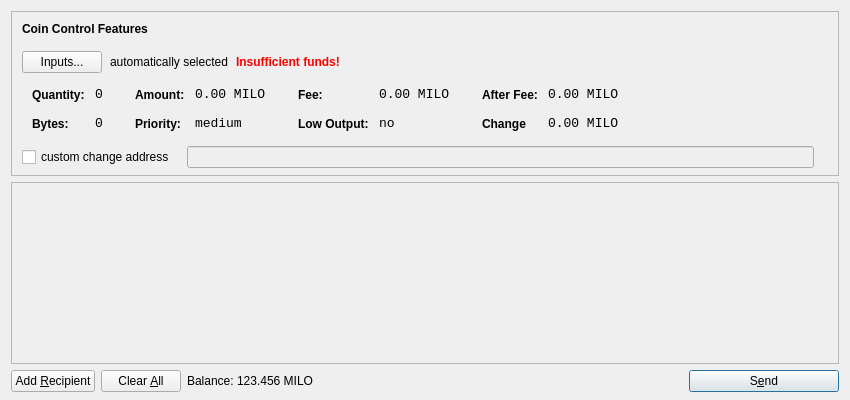
<?xml version="1.0" encoding="UTF-8"?>
<ui version="4.0">
 <class>SendCoinsDialog</class>
 <widget class="QDialog" name="SendCoinsDialog">
  <property name="geometry">
   <rect>
    <x>0</x>
    <y>0</y>
    <width>850</width>
    <height>400</height>
   </rect>
  </property>
  <property name="windowTitle">
   <string>Send Coins</string>
  </property>
  <layout class="QVBoxLayout" name="verticalLayout" stretch="0,1,0">
   <property name="bottomMargin">
    <number>8</number>
   </property>
   <item>
    <widget class="QFrame" name="frameCoinControl">
     <property name="sizePolicy">
      <sizepolicy hsizetype="Expanding" vsizetype="Expanding">
       <horstretch>0</horstretch>
       <verstretch>0</verstretch>
      </sizepolicy>
     </property>
     <property name="maximumSize">
      <size>
       <width>16777215</width>
       <height>16777215</height>
      </size>
     </property>
     <property name="frameShape">
      <enum>QFrame::StyledPanel</enum>
     </property>
     <property name="frameShadow">
      <enum>QFrame::Sunken</enum>
     </property>
     <layout class="QVBoxLayout" name="verticalLayoutCoinControl2">
      <property name="spacing">
       <number>-1</number>
      </property>
      <property name="leftMargin">
       <number>0</number>
      </property>
      <property name="topMargin">
       <number>0</number>
      </property>
      <property name="rightMargin">
       <number>0</number>
      </property>
      <property name="bottomMargin">
       <number>6</number>
      </property>
      <item>
       <layout class="QVBoxLayout" name="verticalLayoutCoinControl" stretch="0,0,0,0,1">
        <property name="spacing">
         <number>0</number>
        </property>
        <property name="leftMargin">
         <number>10</number>
        </property>
        <property name="topMargin">
         <number>10</number>
        </property>
        <item>
         <layout class="QHBoxLayout" name="horizontalLayoutCoinControl1">
          <property name="bottomMargin">
           <number>15</number>
          </property>
          <item>
           <widget class="QLabel" name="labelCoinControlFeatures">
            <property name="sizePolicy">
             <sizepolicy hsizetype="Preferred" vsizetype="Maximum">
              <horstretch>0</horstretch>
              <verstretch>0</verstretch>
             </sizepolicy>
            </property>
            <property name="font">
             <font>
              <weight>75</weight>
              <bold>true</bold>
             </font>
            </property>
            <property name="styleSheet">
             <string notr="true">font-weight:bold;</string>
            </property>
            <property name="text">
             <string>Coin Control Features</string>
            </property>
           </widget>
          </item>
         </layout>
        </item>
        <item>
         <layout class="QHBoxLayout" name="horizontalLayoutCoinControl2" stretch="0,0,0,0">
          <property name="spacing">
           <number>8</number>
          </property>
          <property name="bottomMargin">
           <number>10</number>
          </property>
          <item>
           <widget class="QPushButton" name="pushButtonCoinControl">
            <property name="styleSheet">
             <string notr="true"/>
            </property>
            <property name="text">
             <string>Inputs...</string>
            </property>
           </widget>
          </item>
          <item>
           <widget class="QLabel" name="labelCoinControlAutomaticallySelected">
            <property name="text">
             <string>automatically selected</string>
            </property>
            <property name="margin">
             <number>5</number>
            </property>
           </widget>
          </item>
          <item>
           <widget class="QLabel" name="labelCoinControlInsuffFunds">
            <property name="font">
             <font>
              <weight>75</weight>
              <bold>true</bold>
             </font>
            </property>
            <property name="styleSheet">
             <string notr="true">color:red;font-weight:bold;</string>
            </property>
            <property name="text">
             <string>Insufficient funds!</string>
            </property>
            <property name="margin">
             <number>5</number>
            </property>
           </widget>
          </item>
          <item>
           <spacer name="horizontalSpacerCoinControl">
            <property name="orientation">
             <enum>Qt::Horizontal</enum>
            </property>
            <property name="sizeHint" stdset="0">
             <size>
              <width>40</width>
              <height>1</height>
             </size>
            </property>
           </spacer>
          </item>
         </layout>
        </item>
        <item>
         <widget class="QWidget" name="widgetCoinControl" native="true">
          <property name="sizePolicy">
           <sizepolicy hsizetype="Preferred" vsizetype="Preferred">
            <horstretch>0</horstretch>
            <verstretch>0</verstretch>
           </sizepolicy>
          </property>
          <property name="minimumSize">
           <size>
            <width>0</width>
            <height>0</height>
           </size>
          </property>
          <property name="styleSheet">
           <string notr="true"/>
          </property>
          <layout class="QHBoxLayout" name="horizontalLayoutCoinControl5">
           <property name="margin">
            <number>0</number>
           </property>
           <item>
            <layout class="QHBoxLayout" name="horizontalLayoutCoinControl3" stretch="0,0,0,1">
             <property name="spacing">
              <number>20</number>
             </property>
             <property name="topMargin">
              <number>0</number>
             </property>
             <property name="bottomMargin">
              <number>10</number>
             </property>
             <item>
              <layout class="QFormLayout" name="formLayoutCoinControl1">
               <property name="horizontalSpacing">
                <number>10</number>
               </property>
               <property name="verticalSpacing">
                <number>14</number>
               </property>
               <property name="leftMargin">
                <number>10</number>
               </property>
               <property name="topMargin">
                <number>4</number>
               </property>
               <property name="rightMargin">
                <number>6</number>
               </property>
               <item row="0" column="0">
                <widget class="QLabel" name="labelCoinControlQuantityText">
                 <property name="styleSheet">
                  <string notr="true">font-weight:bold;</string>
                 </property>
                 <property name="text">
                  <string>Quantity:</string>
                 </property>
                 <property name="margin">
                  <number>0</number>
                 </property>
                </widget>
               </item>
               <item row="0" column="1">
                <widget class="QLabel" name="labelCoinControlQuantity">
                 <property name="font">
                  <font>
                   <family>Monospace</family>
                   <pointsize>10</pointsize>
                  </font>
                 </property>
                 <property name="cursor">
                  <cursorShape>IBeamCursor</cursorShape>
                 </property>
                 <property name="contextMenuPolicy">
                  <enum>Qt::ActionsContextMenu</enum>
                 </property>
                 <property name="text">
                  <string>0</string>
                 </property>
                 <property name="margin">
                  <number>0</number>
                 </property>
                 <property name="textInteractionFlags">
                  <set>Qt::LinksAccessibleByMouse|Qt::TextSelectableByKeyboard|Qt::TextSelectableByMouse</set>
                 </property>
                </widget>
               </item>
               <item row="1" column="0">
                <widget class="QLabel" name="labelCoinControlBytesText">
                 <property name="styleSheet">
                  <string notr="true">font-weight:bold;</string>
                 </property>
                 <property name="text">
                  <string>Bytes:</string>
                 </property>
                </widget>
               </item>
               <item row="1" column="1">
                <widget class="QLabel" name="labelCoinControlBytes">
                 <property name="font">
                  <font>
                   <family>Monospace</family>
                   <pointsize>10</pointsize>
                  </font>
                 </property>
                 <property name="cursor">
                  <cursorShape>IBeamCursor</cursorShape>
                 </property>
                 <property name="contextMenuPolicy">
                  <enum>Qt::ActionsContextMenu</enum>
                 </property>
                 <property name="text">
                  <string>0</string>
                 </property>
                 <property name="textInteractionFlags">
                  <set>Qt::LinksAccessibleByMouse|Qt::TextSelectableByKeyboard|Qt::TextSelectableByMouse</set>
                 </property>
                </widget>
               </item>
              </layout>
             </item>
             <item>
              <layout class="QFormLayout" name="formLayoutCoinControl2">
               <property name="horizontalSpacing">
                <number>10</number>
               </property>
               <property name="verticalSpacing">
                <number>14</number>
               </property>
               <property name="leftMargin">
                <number>6</number>
               </property>
               <property name="topMargin">
                <number>4</number>
               </property>
               <property name="rightMargin">
                <number>6</number>
               </property>
               <item row="0" column="0">
                <widget class="QLabel" name="labelCoinControlAmountText">
                 <property name="styleSheet">
                  <string notr="true">font-weight:bold;</string>
                 </property>
                 <property name="text">
                  <string>Amount:</string>
                 </property>
                 <property name="margin">
                  <number>0</number>
                 </property>
                </widget>
               </item>
               <item row="0" column="1">
                <widget class="QLabel" name="labelCoinControlAmount">
                 <property name="font">
                  <font>
                   <family>Monospace</family>
                   <pointsize>10</pointsize>
                  </font>
                 </property>
                 <property name="cursor">
                  <cursorShape>IBeamCursor</cursorShape>
                 </property>
                 <property name="contextMenuPolicy">
                  <enum>Qt::ActionsContextMenu</enum>
                 </property>
                 <property name="text">
                  <string>0.00 MILO</string>
                 </property>
                 <property name="textInteractionFlags">
                  <set>Qt::LinksAccessibleByMouse|Qt::TextSelectableByKeyboard|Qt::TextSelectableByMouse</set>
                 </property>
                </widget>
               </item>
               <item row="1" column="0">
                <widget class="QLabel" name="labelCoinControlPriorityText">
                 <property name="styleSheet">
                  <string notr="true">font-weight:bold;</string>
                 </property>
                 <property name="text">
                  <string>Priority:</string>
                 </property>
                </widget>
               </item>
               <item row="1" column="1">
                <widget class="QLabel" name="labelCoinControlPriority">
                 <property name="font">
                  <font>
                   <family>Monospace</family>
                   <pointsize>10</pointsize>
                  </font>
                 </property>
                 <property name="cursor">
                  <cursorShape>IBeamCursor</cursorShape>
                 </property>
                 <property name="contextMenuPolicy">
                  <enum>Qt::ActionsContextMenu</enum>
                 </property>
                 <property name="text">
                  <string>medium</string>
                 </property>
                 <property name="textInteractionFlags">
                  <set>Qt::LinksAccessibleByMouse|Qt::TextSelectableByKeyboard|Qt::TextSelectableByMouse</set>
                 </property>
                </widget>
               </item>
              </layout>
             </item>
             <item>
              <layout class="QFormLayout" name="formLayoutCoinControl3">
               <property name="horizontalSpacing">
                <number>10</number>
               </property>
               <property name="verticalSpacing">
                <number>14</number>
               </property>
               <property name="leftMargin">
                <number>6</number>
               </property>
               <property name="topMargin">
                <number>4</number>
               </property>
               <property name="rightMargin">
                <number>6</number>
               </property>
               <item row="0" column="0">
                <widget class="QLabel" name="labelCoinControlFeeText">
                 <property name="styleSheet">
                  <string notr="true">font-weight:bold;</string>
                 </property>
                 <property name="text">
                  <string>Fee:</string>
                 </property>
                 <property name="margin">
                  <number>0</number>
                 </property>
                </widget>
               </item>
               <item row="0" column="1">
                <widget class="QLabel" name="labelCoinControlFee">
                 <property name="font">
                  <font>
                   <family>Monospace</family>
                   <pointsize>10</pointsize>
                  </font>
                 </property>
                 <property name="cursor">
                  <cursorShape>IBeamCursor</cursorShape>
                 </property>
                 <property name="contextMenuPolicy">
                  <enum>Qt::ActionsContextMenu</enum>
                 </property>
                 <property name="text">
                  <string>0.00 MILO</string>
                 </property>
                 <property name="textInteractionFlags">
                  <set>Qt::LinksAccessibleByMouse|Qt::TextSelectableByKeyboard|Qt::TextSelectableByMouse</set>
                 </property>
                </widget>
               </item>
               <item row="1" column="0">
                <widget class="QLabel" name="labelCoinControlLowOutputText">
                 <property name="styleSheet">
                  <string notr="true">font-weight:bold;</string>
                 </property>
                 <property name="text">
                  <string>Low Output:</string>
                 </property>
                </widget>
               </item>
               <item row="1" column="1">
                <widget class="QLabel" name="labelCoinControlLowOutput">
                 <property name="font">
                  <font>
                   <family>Monospace</family>
                   <pointsize>10</pointsize>
                  </font>
                 </property>
                 <property name="cursor">
                  <cursorShape>IBeamCursor</cursorShape>
                 </property>
                 <property name="contextMenuPolicy">
                  <enum>Qt::ActionsContextMenu</enum>
                 </property>
                 <property name="text">
                  <string>no</string>
                 </property>
                 <property name="textInteractionFlags">
                  <set>Qt::LinksAccessibleByMouse|Qt::TextSelectableByKeyboard|Qt::TextSelectableByMouse</set>
                 </property>
                </widget>
               </item>
              </layout>
             </item>
             <item>
              <layout class="QFormLayout" name="formLayoutCoinControl4">
               <property name="horizontalSpacing">
                <number>10</number>
               </property>
               <property name="verticalSpacing">
                <number>14</number>
               </property>
               <property name="leftMargin">
                <number>6</number>
               </property>
               <property name="topMargin">
                <number>4</number>
               </property>
               <property name="rightMargin">
                <number>6</number>
               </property>
               <item row="0" column="0">
                <widget class="QLabel" name="labelCoinControlAfterFeeText">
                 <property name="styleSheet">
                  <string notr="true">font-weight:bold;</string>
                 </property>
                 <property name="text">
                  <string>After Fee:</string>
                 </property>
                 <property name="margin">
                  <number>0</number>
                 </property>
                </widget>
               </item>
               <item row="0" column="1">
                <widget class="QLabel" name="labelCoinControlAfterFee">
                 <property name="font">
                  <font>
                   <family>Monospace</family>
                   <pointsize>10</pointsize>
                  </font>
                 </property>
                 <property name="cursor">
                  <cursorShape>IBeamCursor</cursorShape>
                 </property>
                 <property name="contextMenuPolicy">
                  <enum>Qt::ActionsContextMenu</enum>
                 </property>
                 <property name="text">
                  <string>0.00 MILO</string>
                 </property>
                 <property name="textInteractionFlags">
                  <set>Qt::LinksAccessibleByMouse|Qt::TextSelectableByKeyboard|Qt::TextSelectableByMouse</set>
                 </property>
                </widget>
               </item>
               <item row="1" column="0">
                <widget class="QLabel" name="labelCoinControlChangeText">
                 <property name="styleSheet">
                  <string notr="true">font-weight:bold;</string>
                 </property>
                 <property name="text">
                  <string>Change</string>
                 </property>
                </widget>
               </item>
               <item row="1" column="1">
                <widget class="QLabel" name="labelCoinControlChange">
                 <property name="font">
                  <font>
                   <family>Monospace</family>
                   <pointsize>10</pointsize>
                  </font>
                 </property>
                 <property name="cursor">
                  <cursorShape>IBeamCursor</cursorShape>
                 </property>
                 <property name="contextMenuPolicy">
                  <enum>Qt::ActionsContextMenu</enum>
                 </property>
                 <property name="text">
                  <string>0.00 MILO</string>
                 </property>
                 <property name="textInteractionFlags">
                  <set>Qt::LinksAccessibleByMouse|Qt::TextSelectableByKeyboard|Qt::TextSelectableByMouse</set>
                 </property>
                </widget>
               </item>
              </layout>
             </item>
            </layout>
           </item>
          </layout>
         </widget>
        </item>
        <item>
         <layout class="QHBoxLayout" name="horizontalLayoutCoinControl4" stretch="0,0,0">
          <property name="spacing">
           <number>12</number>
          </property>
          <property name="sizeConstraint">
           <enum>QLayout::SetDefaultConstraint</enum>
          </property>
          <property name="topMargin">
           <number>5</number>
          </property>
          <property name="rightMargin">
           <number>5</number>
          </property>
          <item>
           <widget class="QCheckBox" name="checkBoxCoinControlChange">
            <property name="text">
             <string>custom change address</string>
            </property>
           </widget>
          </item>
          <item>
           <widget class="QLineEdit" name="lineEditCoinControlChange">
            <property name="enabled">
             <bool>false</bool>
            </property>
            <property name="sizePolicy">
             <sizepolicy hsizetype="Expanding" vsizetype="Fixed">
              <horstretch>0</horstretch>
              <verstretch>0</verstretch>
             </sizepolicy>
            </property>
           </widget>
          </item>
          <item>
           <widget class="QLabel" name="labelCoinControlChangeLabel">
            <property name="sizePolicy">
             <sizepolicy hsizetype="Preferred" vsizetype="Expanding">
              <horstretch>0</horstretch>
              <verstretch>0</verstretch>
             </sizepolicy>
            </property>
            <property name="minimumSize">
             <size>
              <width>0</width>
              <height>0</height>
             </size>
            </property>
            <property name="text">
             <string/>
            </property>
            <property name="margin">
             <number>3</number>
            </property>
           </widget>
          </item>
         </layout>
        </item>
        <item>
         <spacer name="verticalSpacerCoinControl">
          <property name="orientation">
           <enum>Qt::Vertical</enum>
          </property>
          <property name="sizeHint" stdset="0">
           <size>
            <width>800</width>
            <height>1</height>
           </size>
          </property>
         </spacer>
        </item>
       </layout>
      </item>
     </layout>
    </widget>
   </item>
   <item>
    <widget class="QScrollArea" name="scrollArea">
     <property name="widgetResizable">
      <bool>true</bool>
     </property>
     <widget class="QWidget" name="scrollAreaWidgetContents">
      <property name="geometry">
       <rect>
        <x>0</x>
        <y>0</y>
        <width>830</width>
        <height>165</height>
       </rect>
      </property>
      <layout class="QVBoxLayout" name="verticalLayout_2">
       <property name="margin">
        <number>0</number>
       </property>
       <item>
        <layout class="QVBoxLayout" name="entries">
         <property name="spacing">
          <number>6</number>
         </property>
        </layout>
       </item>
       <item>
        <spacer name="verticalSpacer">
         <property name="orientation">
          <enum>Qt::Vertical</enum>
         </property>
         <property name="sizeHint" stdset="0">
          <size>
           <width>20</width>
           <height>40</height>
          </size>
         </property>
        </spacer>
       </item>
      </layout>
     </widget>
    </widget>
   </item>
   <item>
    <layout class="QHBoxLayout" name="horizontalLayout">
     <item>
      <widget class="QPushButton" name="addButton">
       <property name="toolTip">
        <string>Send to multiple recipients at once</string>
       </property>
       <property name="text">
        <string>Add &amp;Recipient</string>
       </property>
       <property name="icon">
        <iconset resource="../bitcoin.qrc">
         <normaloff>:/icons/add</normaloff>:/icons/add</iconset>
       </property>
       <property name="autoDefault">
        <bool>false</bool>
       </property>
      </widget>
     </item>
     <item>
      <widget class="QPushButton" name="clearButton">
       <property name="sizePolicy">
        <sizepolicy hsizetype="Minimum" vsizetype="Fixed">
         <horstretch>0</horstretch>
         <verstretch>0</verstretch>
        </sizepolicy>
       </property>
       <property name="toolTip">
        <string>Remove all transaction fields</string>
       </property>
       <property name="text">
        <string>Clear &amp;All</string>
       </property>
       <property name="icon">
        <iconset resource="../bitcoin.qrc">
         <normaloff>:/icons/remove</normaloff>:/icons/remove</iconset>
       </property>
       <property name="autoRepeatDelay">
        <number>300</number>
       </property>
       <property name="autoDefault">
        <bool>false</bool>
       </property>
      </widget>
     </item>
     <item>
      <layout class="QHBoxLayout" name="horizontalLayout_2">
       <property name="spacing">
        <number>3</number>
       </property>
       <item>
        <widget class="QLabel" name="label">
         <property name="sizePolicy">
          <sizepolicy hsizetype="Preferred" vsizetype="Fixed">
           <horstretch>0</horstretch>
           <verstretch>0</verstretch>
          </sizepolicy>
         </property>
         <property name="text">
          <string>Balance:</string>
         </property>
        </widget>
       </item>
       <item>
        <widget class="QLabel" name="labelBalance">
         <property name="sizePolicy">
          <sizepolicy hsizetype="Preferred" vsizetype="Fixed">
           <horstretch>0</horstretch>
           <verstretch>0</verstretch>
          </sizepolicy>
         </property>
         <property name="cursor">
          <cursorShape>IBeamCursor</cursorShape>
         </property>
         <property name="text">
          <string>123.456 MILO</string>
         </property>
         <property name="textInteractionFlags">
          <set>Qt::LinksAccessibleByMouse|Qt::TextSelectableByKeyboard|Qt::TextSelectableByMouse</set>
         </property>
        </widget>
       </item>
      </layout>
     </item>
     <item>
      <spacer name="horizontalSpacer">
       <property name="orientation">
        <enum>Qt::Horizontal</enum>
       </property>
       <property name="sizeHint" stdset="0">
        <size>
         <width>40</width>
         <height>20</height>
        </size>
       </property>
      </spacer>
     </item>
     <item>
      <widget class="QPushButton" name="sendButton">
       <property name="minimumSize">
        <size>
         <width>150</width>
         <height>0</height>
        </size>
       </property>
       <property name="toolTip">
        <string>Confirm the send action</string>
       </property>
       <property name="text">
        <string>S&amp;end</string>
       </property>
       <property name="icon">
        <iconset resource="../bitcoin.qrc">
         <normaloff>:/icons/send</normaloff>:/icons/send</iconset>
       </property>
       <property name="default">
        <bool>true</bool>
       </property>
      </widget>
     </item>
    </layout>
   </item>
  </layout>
 </widget>
 <resources>
  <include location="../bitcoin.qrc"/>
 </resources>
 <connections/>
</ui>
